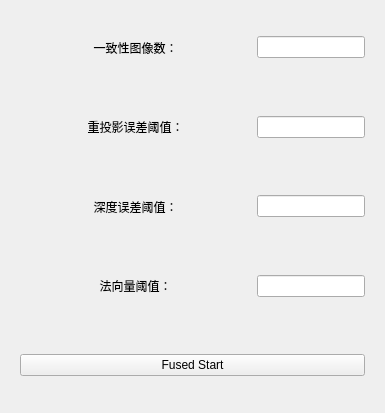
<?xml version="1.0" encoding="UTF-8"?>
<ui version="4.0">
 <class>FusedDialog</class>
 <widget class="QDialog" name="FusedDialog">
  <property name="geometry">
   <rect>
    <x>0</x>
    <y>0</y>
    <width>385</width>
    <height>413</height>
   </rect>
  </property>
  <property name="windowTitle">
   <string>Dialog</string>
  </property>
  <layout class="QVBoxLayout" name="verticalLayout">
   <item>
    <widget class="QWidget" name="widget_4" native="true">
     <layout class="QHBoxLayout" name="horizontalLayout" stretch="3,0">
      <item>
       <widget class="QLabel" name="label_7">
        <property name="text">
         <string>一致性图像数：</string>
        </property>
        <property name="alignment">
         <set>Qt::AlignCenter</set>
        </property>
       </widget>
      </item>
      <item>
       <widget class="QLineEdit" name="check_num_input">
        <property name="sizePolicy">
         <sizepolicy hsizetype="Maximum" vsizetype="Fixed">
          <horstretch>0</horstretch>
          <verstretch>0</verstretch>
         </sizepolicy>
        </property>
        <property name="focusPolicy">
         <enum>Qt::ClickFocus</enum>
        </property>
        <property name="clearButtonEnabled">
         <bool>false</bool>
        </property>
       </widget>
      </item>
     </layout>
    </widget>
   </item>
   <item>
    <widget class="QWidget" name="widget_5" native="true">
     <layout class="QHBoxLayout" name="horizontalLayout_2" stretch="3,0">
      <item>
       <widget class="QLabel" name="label_8">
        <property name="text">
         <string>重投影误差阈值：</string>
        </property>
        <property name="alignment">
         <set>Qt::AlignCenter</set>
        </property>
       </widget>
      </item>
      <item>
       <widget class="QLineEdit" name="reproj_error_input">
        <property name="sizePolicy">
         <sizepolicy hsizetype="Maximum" vsizetype="Fixed">
          <horstretch>0</horstretch>
          <verstretch>0</verstretch>
         </sizepolicy>
        </property>
        <property name="focusPolicy">
         <enum>Qt::ClickFocus</enum>
        </property>
        <property name="clearButtonEnabled">
         <bool>false</bool>
        </property>
       </widget>
      </item>
     </layout>
    </widget>
   </item>
   <item>
    <widget class="QWidget" name="widget_6" native="true">
     <layout class="QHBoxLayout" name="horizontalLayout_3" stretch="3,0">
      <item>
       <widget class="QLabel" name="label_9">
        <property name="text">
         <string>深度误差阈值：</string>
        </property>
        <property name="alignment">
         <set>Qt::AlignCenter</set>
        </property>
       </widget>
      </item>
      <item>
       <widget class="QLineEdit" name="depth_error_input">
        <property name="sizePolicy">
         <sizepolicy hsizetype="Maximum" vsizetype="Fixed">
          <horstretch>0</horstretch>
          <verstretch>0</verstretch>
         </sizepolicy>
        </property>
        <property name="focusPolicy">
         <enum>Qt::ClickFocus</enum>
        </property>
        <property name="clearButtonEnabled">
         <bool>false</bool>
        </property>
       </widget>
      </item>
     </layout>
    </widget>
   </item>
   <item>
    <widget class="QWidget" name="widget_7" native="true">
     <layout class="QHBoxLayout" name="horizontalLayout_4" stretch="3,0">
      <item>
       <widget class="QLabel" name="label_10">
        <property name="text">
         <string>法向量阈值：</string>
        </property>
        <property name="alignment">
         <set>Qt::AlignCenter</set>
        </property>
       </widget>
      </item>
      <item>
       <widget class="QLineEdit" name="normal_error_input">
        <property name="sizePolicy">
         <sizepolicy hsizetype="Maximum" vsizetype="Fixed">
          <horstretch>0</horstretch>
          <verstretch>0</verstretch>
         </sizepolicy>
        </property>
        <property name="focusPolicy">
         <enum>Qt::ClickFocus</enum>
        </property>
        <property name="clearButtonEnabled">
         <bool>false</bool>
        </property>
       </widget>
      </item>
     </layout>
    </widget>
   </item>
   <item>
    <widget class="QWidget" name="widget_3" native="true">
     <layout class="QHBoxLayout" name="horizontalLayout_6">
      <item>
       <widget class="QPushButton" name="fuseStartBtn">
        <property name="focusPolicy">
         <enum>Qt::NoFocus</enum>
        </property>
        <property name="text">
         <string>Fused Start</string>
        </property>
       </widget>
      </item>
     </layout>
    </widget>
   </item>
  </layout>
 </widget>
 <resources/>
 <connections/>
</ui>
